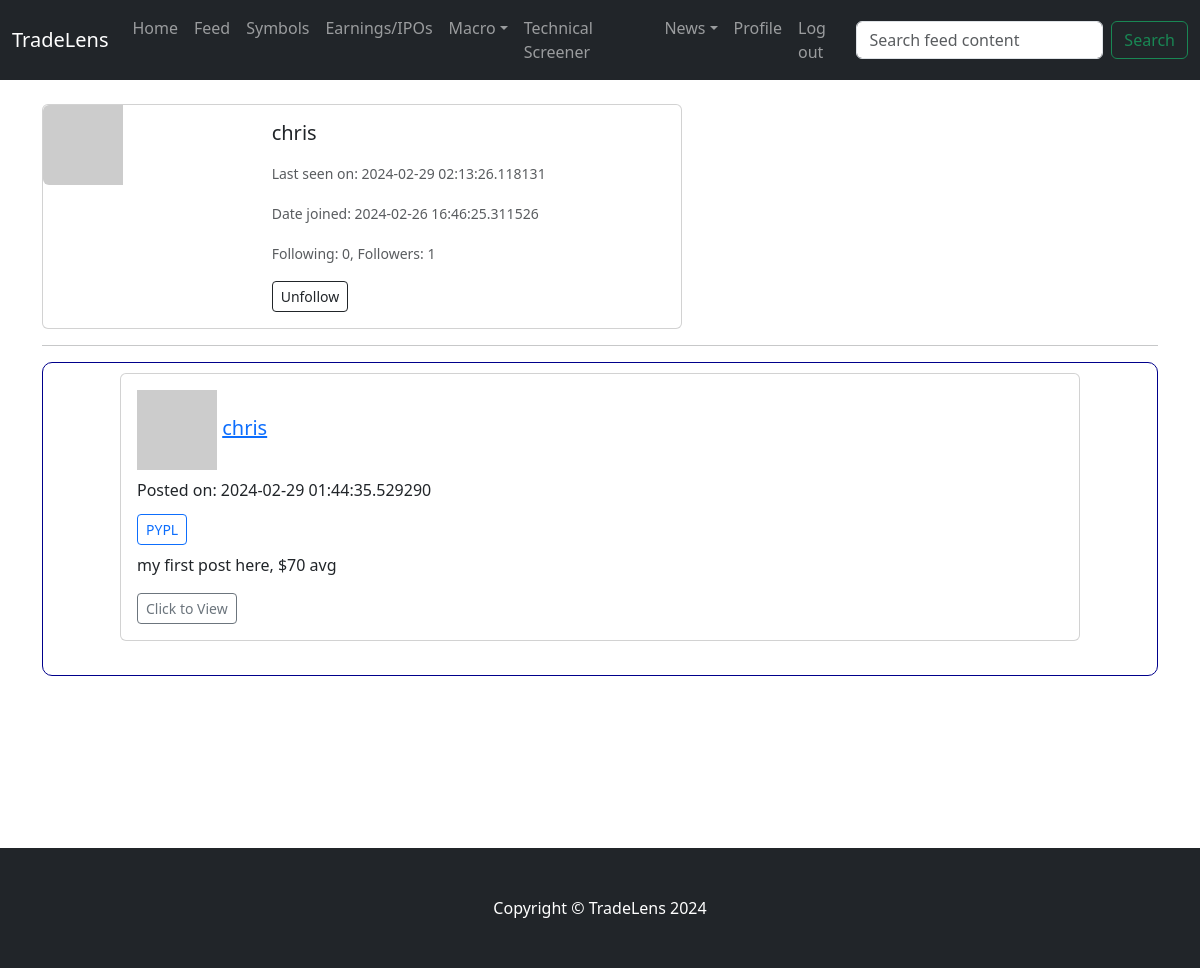
Page /user/chris (signed in) on the committed database.
### app/models.py (models this page shows, shortened)
class User(db.Model, UserMixin):
    id: so.Mapped[int] = so.mapped_column(primary_key=True)
    username: so.Mapped[str] = so.mapped_column(sa.String(64), index=True, unique=True)
    email: so.Mapped[str] = so.mapped_column(sa.String(120), index=True, unique=True)
    password_hash: so.Mapped[Optional[str]] = so.mapped_column(sa.String(256))
    about_me: so.Mapped[Optional[str]] = so.mapped_column(sa.String(200))
    last_seen: so.Mapped[Optional[datetime]] = so.mapped_column(default=lambda: datetime.now(timezone.utc))
    date_joined: so.Mapped[Optional[datetime]] = so.mapped_column(index=True,
                                                                  default=lambda: datetime.now(timezone.utc))
    posts: so.WriteOnlyMapped['Post'] = so.relationship(back_populates='author')
    watching = db.relationship('Stocks', secondary=watchlist, backref='watchers')
    def avatar(self, size):
        digest = md5(self.email.lower().encode('utf-8')).hexdigest()
        return f'https://www.gravatar.com/avatar/{digest}?d=identicon&s={size}'  # url of user's avatar image
    following: so.WriteOnlyMapped['User'] = so.relationship(
        secondary=followers,
        primaryjoin=(followers.c.follower_id == id),
        secondaryjoin=(followers.c.following_id == id),
        back_populates='followers'
    )
    followers: so.WriteOnlyMapped['User'] = so.relationship(
        secondary=followers,
        primaryjoin=(followers.c.following_id == id),
        secondaryjoin=(followers.c.follower_id == id),
        back_populates='following'
    )
    def is_following(self, user) -> bool:
        query = self.following.select().where(User.id == user.id)
        return db.session.scalar(query) is not None
    def followers_count(self):
        num_followers = sa.select(sa.func.count()).select_from(self.followers.select().subquery())
        return db.session.scalar(num_followers)
    def following_count(self):
        num_following = sa.select(sa.func.count()).select_from(self.following.select().subquery())
        return db.session.scalar(num_following)

class Post(db.Model):
    id: so.Mapped[int] = so.mapped_column(primary_key=True)
    title: so.Mapped[str] = so.mapped_column(sa.String(10), index=True)
    content: so.Mapped[str] = so.mapped_column(sa.Text())
    timestamp: so.Mapped[datetime] = so.mapped_column(index=True, default=lambda: datetime.now(timezone.utc))
    user_id: so.Mapped[int] = so.mapped_column(sa.ForeignKey(User.id), index=True)
    author: so.Mapped['User'] = so.relationship(back_populates='posts')

### app/users/routes.py (the view)
@bp_users.route('/user/<username>')
@login_required
def user(username):
    user = User.query.filter_by(username=username).first_or_404()
    form = EmptyForm()
    posts = Post.query.order_by(Post.timestamp.desc()).where(Post.user_id == user.id)
    return render_template(
        template_name_or_list='users/user.html',
        title=f'{user.username}',
        user=user,
        posts=posts,
        form=form
    )

### app/users/forms.py
class EmptyForm(FlaskForm):
    submit = SubmitField('Submit')

### app/main/forms.py
class SearchForm(FlaskForm):
    searched = StringField("Searched",
                           validators=[DataRequired()])  # name="searched" attribute, in <form> of navbar.html
    submit = SubmitField("Submit")

### app/models.py (called while the page is built)
@login_manager.user_loader
def load_user(id):  # Flask-Login passes id argument as string
    return db.session.get(User, int(id))

### app/users/templates/users/user.html (shortened to what this page needs)
{% extends 'main/base.html' %}
{% block content %}
    <div class="card mb-3" style="width: 40rem;">
        <div class="row g-0">
            <div class="col-md-4">
                <img src="{{ user.avatar(256) }}" class="img-fluid rounded-start" alt="">
            </div>
            <div class="col-md-8">
                <div class="card-body">
                    <h5 class="card-title">{{ user.username }}</h5>
                    <p class="card-text"><small class="text-body-secondary">{% if user.last_seen %} Last seen on: {{ user.last_seen }} {% endif %}</small></p>
                    <p class="card-text"><small class="text-body-secondary">{% if user.date_joined %} Date joined: {{ user.date_joined }} {% endif %}</small></p>
                    <p class="card-text"><small class="text-body-secondary">Following: {{ user.following_count() }}, Followers: {{ user.followers_count() }}</small></p>
                    {% if user == current_user %}
                        <a href="{{ url_for('users.edit_profile') }}">Edit Profile</a>
                    {% elif not current_user.is_following(user) %}
                        <form action="{{ url_for('users.follow', username=user.username) }}" method="post">
                            {{ form.hidden_tag() }}
                            {{ form.submit(class="btn btn-outline-dark btn-sm", value="Follow")}}
                        </form>
                    {% else %}
                        <form action="{{ url_for('users.unfollow', username=user.username) }}" method="post">
                            {{ form.submit(class="btn btn-outline-dark btn-sm", value="Unfollow")}}
                        </form>
                    {% endif %}
                </div>
            </div>
        </div>
    </div>
    <hr>
    <div class="scrollable-list">
        {% for post in posts %}
            {% include 'feed/_post.html' %}
            <br>
        {% endfor %}
    </div>
{% endblock %}

### app/feed/templates/feed/_post.html (shortened to what this page needs)
<div class="container d-flex justify-content-center">
    <div class="row">
        <div class="col-12 mx-auto">
            <div class="card" style="width: 60rem;">
                <div class="card-body">
                    <h5 class="card-title">
                        <img src="{{ post.author.avatar(36) }}" alt="">
                        <a href="{{ url_for('users.user', username=post.author.username)}}">{{ post.author.username }}</a>
                    </h5>
                    <p>Posted on: {{ post.timestamp }}</p>
                    <h6 class="card-subtitle mb-2 text-body-secondary">
                        <a href="{{ url_for('stocks.symbol', symbol=post.title) }}" class="btn btn-outline-primary btn-sm">{{ post.title }}</a>
                    </h6>
                    <p class="card-text">{{ post.content | safe }}</p>
                    <a href="{{ url_for('feed.post', id=post.id) }}" class="btn btn-outline-secondary btn-sm">Click to View</a>
                </div>
            </div>
        </div>
    </div>
</div>

### app/main/templates/main/base.html (style rules this page uses)
html, body { height: 100%; }

### app/users/templates/users/user.html (style rules this page uses)
.scrollable-list { max-height: 650px; overflow-y: auto; border: 1px solid darkblue; border-radius: 10px; padding: 10px; }

### rows in the picture
User: username "chris", last_seen "2024-02-29 02:13:26.118131", date_joined "2024-02-26 16:46:25.311526"
Post: author.username "chris", timestamp "2024-02-29 01:44:35.529290", title "PYPL", content "my first post here, $70 avg"

### other values in the picture
{{ user.following_count() }} "0"
{{ user.followers_count() }} "1"
